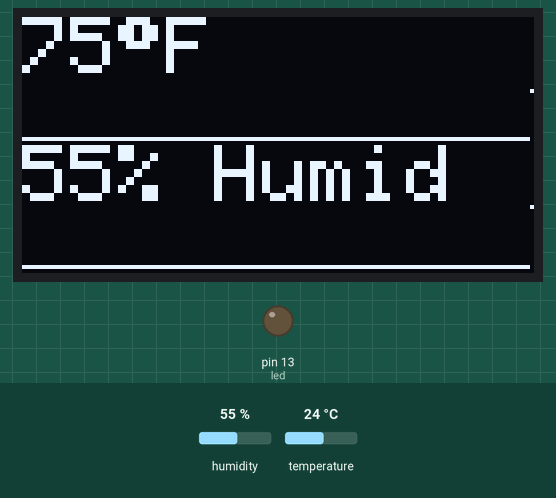
The sketch below on a simulated Arduino Uno, built with avr-gcc and run on an emulated ATmega328P. Shown: 128×64 one-colour display, output pins drawn as LEDs (lit = HIGH). Inputs (shaded band) come from the test bench; at power-on: humidity 55 %, temperature 24 °C. The display library's start-up logo is not drawn; pins used as bus, display or sensor lines are not drawn; what the sketch prints to the serial monitor is not drawn.

Above: at 3.3 s.
Timing chart, 0 to 4.8 s (numbered marks = the images above):
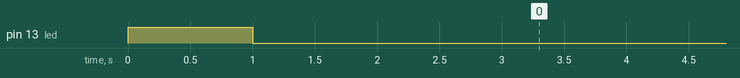

The sketch:

dht11_i2c_oledssd1306.ino
```cpp
// (licence header left out)
/* Displays temp and humidity with a scaling line graph on the OLED SSD1306 display.
 *  Uses DHT11 sensor.
 */
#include <dht.h>
#include <Wire.h>
#include <Adafruit_GFX.h>
#include <Adafruit_SSD1306.h>

#define OLED_RESET 4
Adafruit_SSD1306 display(OLED_RESET);

dht DHT;

#define DHT11_PIN 7
int dht_power = 12; // Power DHT11 on pin 6, or separate power pin.
int led = 13; // on board LED pin blink at startup
int charspace = 500;
int charshort = 50;
int charlong = 250;
const unsigned int update_delay = 60000; // update every 60 seconds.

String progress = "*---------"; // you can also display a progress bar optionally

const int SENSE_ARRAY_SIZE = 128;
int senseTempVals[SENSE_ARRAY_SIZE];
int scaleTempMinDefault = 50;
int scaleTempMin = 50;
int scaleTempMaxDefault = 80;
int scaleTempMax = 80;
int scaleTempVar = 20; // add/sub 10 degrees (20 total) to min/max for scale.
int senseHumidVals[SENSE_ARRAY_SIZE];
int scaleHumidMinDefault = 25;
int scaleHumidMin = 25;
int scaleHumidMax = 60;
int scaleHumidMaxDefault = 60;
int scaleHumidVar = 20;
bool first = true;

void setup(){
  pinMode(dht_power, OUTPUT);
  Serial.begin(9600);
  pinMode(led, OUTPUT);
  digitalWrite(led, HIGH);
  delay(1000);
  digitalWrite(led, LOW);
  //
  // SSD OLED 1306 setup
  // My SSD uses 0x3C - I used the i2c_scanner script to find it's real address.
  display.begin(SSD1306_SWITCHCAPVCC, 0x3C);  // initialize with the I2C addr 0x3D (for the 128x64)
  //
  // init done

  display.display(); // show splashscreen
  delay(2000);
  display.clearDisplay();   // clears the screen and buffer
}

void loop()
{
  if (first){
    first = false;
    memset(senseTempVals,0,SENSE_ARRAY_SIZE);
    memset(senseHumidVals,0,SENSE_ARRAY_SIZE);
  }
  digitalWrite(dht_power, HIGH);
  delay(150);
  int chk = DHT.read11(DHT11_PIN);
  digitalWrite(dht_power, LOW);
  Serial.print("Temperature = ");
  Serial.println(DHT.temperature*9/5+32);
  Serial.print("Humidity = ");
  Serial.println(DHT.humidity);
  //
  rotatevals();
  senseTempVals[SENSE_ARRAY_SIZE-1] = int(DHT.temperature*9/5+32);
  senseHumidVals[SENSE_ARRAY_SIZE-1] = int(DHT.humidity);
  //
  printtext((String(int(DHT.temperature*9/5+32)) + (char)247 + "F"), "", String(int(DHT.humidity)) + "% Humid", "");
  rescale();
  delay(update_delay);
  // progress = rotatestring(progress);
}

// void drawPixel(uint16_t x, uint16_t y, uint16_t color);
void drawgraph(uint16_t startx, uint16_t starty, uint16_t heighty, uint16_t scalemin, uint16_t scalemax, int dispVals[SENSE_ARRAY_SIZE]){
  // take diff between scalemax and scalemin and divide by total pixels available per unit in heighty
  int perPixel = int((scalemax-scalemin)/heighty);
  int yHeight = 0;
  for (uint16_t i=0; i < SENSE_ARRAY_SIZE; i++){
    // Serial.println(String(i) + "Sense: " + String(dispVals[i]));
    if (int(dispVals[i] - scalemin) <= 0)
    {
      yHeight = 0;
    }
    else if (dispVals[i] > scalemax)
    {
      yHeight = heighty;
    }
    else
    {
      yHeight = int((dispVals[i] - scalemin) / perPixel);
      if (yHeight > heighty){
        yHeight = heighty;
      }
    }
    // Serial.println("Height " + String(yHeight) + " StartY: " + String(starty) + " EndY: " + String (starty - yHeight));
    // drawing a line as below produces a "bar" ugly chart.
    //display.drawLine(i, starty, i, starty - yHeight,WHITE);
    display.drawPixel(i, starty-yHeight, WHITE);
  }
}

String rotatestring(String inputstring){
  char lastchar = inputstring[0];
  for (uint8_t i=0; i < inputstring.length()-1; i++){
    inputstring[i] = inputstring[i+1];
  }
  inputstring[inputstring.length()-1] = lastchar;
  return inputstring;
}


void rotatevals(){
  for (uint8_t i=0; i < SENSE_ARRAY_SIZE-1; i++){
    senseTempVals[i] = senseTempVals[i+1];
    senseHumidVals[i] = senseHumidVals[i+1];
  }
}

void printtext(String line1, String line2, String line3, String line4) {
  display.clearDisplay();
  display.setTextColor(WHITE);
  display.setTextSize(2);
  display.setCursor(0,0);
  display.print(line1);
  display.setCursor(0,16);
  display.print(line2);
  display.setCursor(0,32);
  display.print(line3);
  display.setCursor(0,48);
  display.print(line4);
  drawgraph(0, 30, 15, scaleTempMin, scaleTempMax, senseTempVals);
  drawgraph(0, 62, 15, scaleHumidMin, scaleHumidMax, senseHumidVals);
  display.display();
}

void rescale(){
  int maxfoundT = scaleTempMaxDefault;
  int minfoundT = scaleTempMinDefault;
  int maxfoundH = scaleHumidMaxDefault;
  int minfoundH = scaleHumidMinDefault;
  for (uint16_t i=0; i < SENSE_ARRAY_SIZE; i++){
    if (!(int(senseTempVals[i]) == 0) && !(int(senseHumidVals[i]) == 0)){
       // Serial.println(String(i) + String(minfoundH) + " " + String(minfoundT));
      if (int(senseTempVals[i]) > int(maxfoundT)){
        maxfoundT = senseTempVals[i];
      }
      if (int(senseTempVals[i]) <= int(minfoundT)){
        minfoundT = senseTempVals[i];
      }
      if (int(senseHumidVals[i]) > int(maxfoundH)){
        maxfoundH = senseHumidVals[i];
      }
      if (int(senseHumidVals[i]) <= int(minfoundH)){
        minfoundH = senseHumidVals[i];
      }
    }
  }
  // Serial.println(String(maxfoundT) + " " + String(minfoundT));
  //Serial.println(String(maxfoundH) + " " + String(minfoundH));
  //
  // humidity minmax
  scaleHumidMin = int(minfoundH - scaleHumidVar/4);
  scaleHumidMax = int(maxfoundH + scaleHumidVar/4);
  // temp minmax
  scaleTempMin = int(minfoundT - scaleTempVar/4);
  scaleTempMax = int(maxfoundT + scaleTempVar/4);
  //
  if (scaleTempMin < 0){
    scaleTempMin = 0;
  }
  if (scaleHumidMin < 0){
    scaleHumidMin = 0;
  }
  Serial.println("HMi:" + String(scaleHumidMin) + " HMx:" + String(scaleHumidMax) + "  TMi:" + String(scaleTempMin) + " TMx:" + String(scaleTempMax));
}
```
